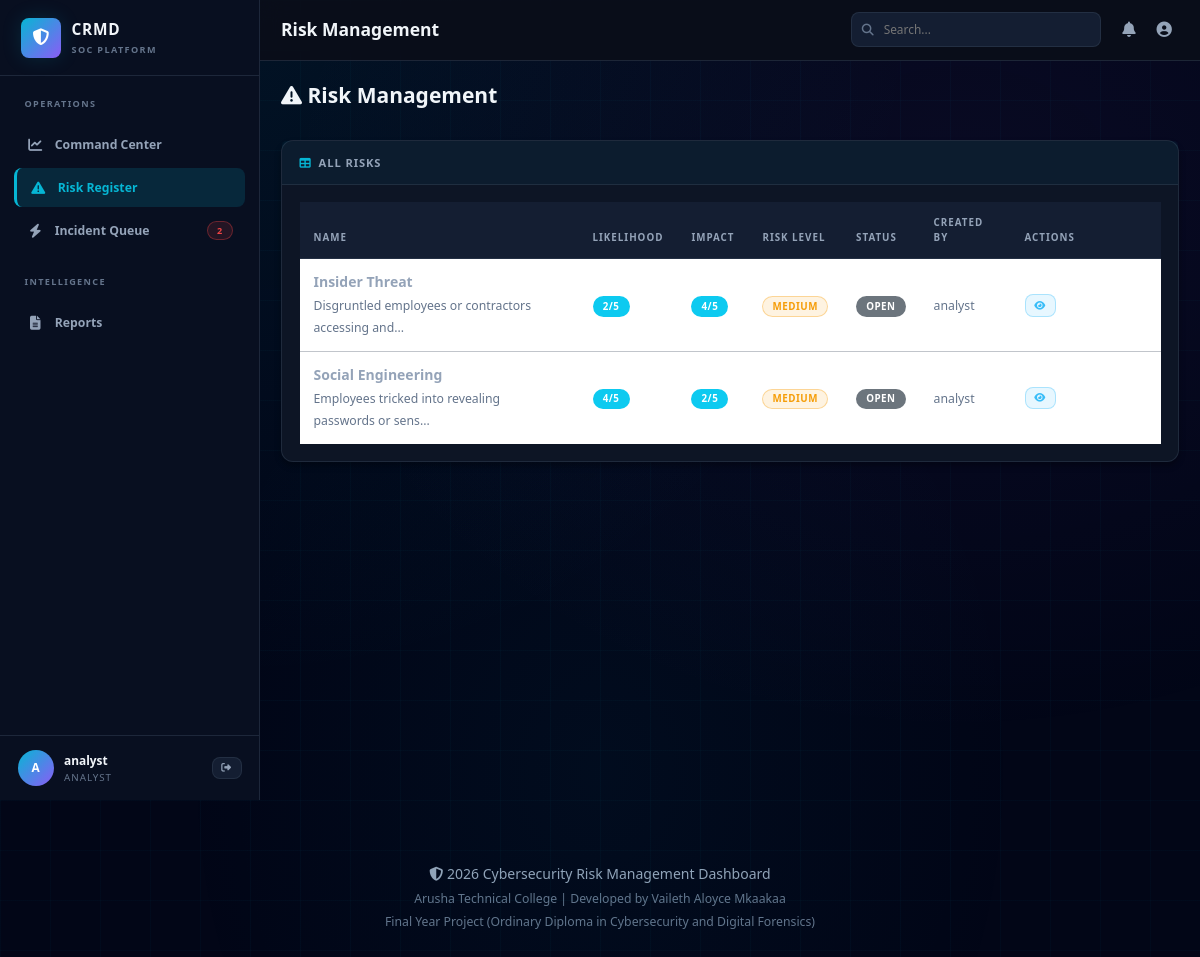
/risks.php (signed in), run on the app's committed database.
### tables this page shows
CREATE TABLE risks (
    id INT PRIMARY KEY AUTO_INCREMENT,
    name VARCHAR(255) NOT NULL,
    description TEXT NOT NULL,
    likelihood INT NOT NULL CHECK (likelihood >= 1 AND likelihood <= 5),
    impact INT NOT NULL CHECK (impact >= 1 AND impact <= 5),
    risk_level ENUM('Low', 'Medium', 'High', 'Critical') NOT NULL,
    status ENUM('Open', 'Mitigated', 'Closed') NOT NULL DEFAULT 'Open',
    created_by INT NULL,
    updated_by INT NULL,
    created_at TIMESTAMP DEFAULT CURRENT_TIMESTAMP,
    updated_at TIMESTAMP DEFAULT CURRENT_TIMESTAMP ON UPDATE CURRENT_TIMESTAMP,
    INDEX idx_status (status),
    INDEX idx_risk_level (risk_level),
    INDEX idx_created_by (created_by)
);

CREATE TABLE users (
    id INT PRIMARY KEY AUTO_INCREMENT,
    username VARCHAR(100) UNIQUE NOT NULL,
    password_hash VARCHAR(255) NOT NULL,
    role ENUM('admin', 'analyst', 'viewer') NOT NULL DEFAULT 'viewer',
    last_login TIMESTAMP NULL,
    failed_login_attempts INT DEFAULT 0,
    created_at TIMESTAMP DEFAULT CURRENT_TIMESTAMP,
    updated_at TIMESTAMP DEFAULT CURRENT_TIMESTAMP ON UPDATE CURRENT_TIMESTAMP
);

### includes/functions.php (called while the page is built, shortened)
<?php
function get_user_risks($pdo, $user_id) {
    try {
        $stmt = $pdo->prepare('
            SELECT r.*, u.username AS creator_name
            FROM risks r
            LEFT JOIN users u ON r.created_by = u.id
            WHERE r.created_by = :user_id
            ORDER BY r.created_at DESC
        ');
        $stmt->execute(['user_id' => $user_id]);
        return $stmt->fetchAll();
    } catch (PDOException $e) {
        error_log('Database Error: ' . $e->getMessage());
        return [];
    }
}
function esc($string) {
    return htmlspecialchars($string, ENT_QUOTES, 'UTF-8');
}
function get_risk_badge_class($level) {
    $classes = [
        'Critical' => 'badge-critical',
        'High' => 'badge-danger',
        'Medium' => 'badge-warning',
        'Low' => 'badge-success'
    ];
    return $classes[$level] ?? 'badge-secondary';
}

### risks.php (the view, shortened to what this page needs)
<?php
require_once __DIR__ . '/config/database.php';
require_once __DIR__ . '/includes/functions.php';
require_once __DIR__ . '/includes/header.php';
$action = $_GET['action'] ?? 'list';
$user_id = $_SESSION['user_id'] ?? null;
?>
<div class="row mb-4">
    <div class="col-lg-12">
        <div class="d-flex justify-content-between align-items-center">
            <h2><i class="fas fa-exclamation-triangle"></i> Risk Management</h2>
        </div>
    </div>
</div>
<?php if ($action === 'list'): ?>
    <div class="card">
        <div class="card-header">
            <i class="fas fa-table"></i> All Risks
        </div>
        <div class="card-body">
            <div class="table-responsive">
                <table class="table table-hover">
                    <thead>
                        <tr>
                            <th>Name</th>
                            <th>Likelihood</th>
                            <th>Impact</th>
                            <th>Risk Level</th>
                            <th>Status</th>
                            <th>Created By</th>
                            <th style="width: 150px;">Actions</th>
                        </tr>
                    </thead>
                    <tbody>
                        <?php
                        if (is_admin()) {
                            $risks = get_all_risks($pdo);
                        } else {
                            $risks = get_user_risks($pdo, $user_id);
                        }
                        if (!empty($risks)):
                            foreach ($risks as $r):
                        ?>
                            <tr>
                                <td>
                                    <strong><?php echo esc($r['name']); ?></strong><br>
                                    <small class="text-muted"><?php echo substr(esc($r['description']), 0, 50) . '...'; ?></small>
                                </td>
                                <td>
                                    <span class="badge bg-info"><?php echo $r['likelihood']; ?>/5</span>
                                </td>
                                <td>
                                    <span class="badge bg-info"><?php echo $r['impact']; ?>/5</span>
                                </td>
                                <td>
                                    <span class="badge <?php echo get_risk_badge_class($r['risk_level']); ?>">
                                        <?php echo $r['risk_level']; ?>
                                    </span>
                                </td>
                                <td>
                                    <span class="badge bg-secondary"><?php echo $r['status']; ?></span>
                                </td>
                                <td>
                                    <small class="text-muted"><?php echo esc($r['creator_name'] ?? 'System'); ?></small>
                                </td>
                                <td>
                                    <a href="?action=view&id=<?php echo $r['id']; ?>" class="btn btn-sm btn-info">
                                        <i class="fas fa-eye"></i>
                                    </a>
                                </td>
                            </tr>
                        <?php
                            endforeach;
                        endif; ?>
                    </tbody>
                </table>
            </div>
        </div>
    </div>
<?php endif; ?>
<?php require_once __DIR__ . '/includes/footer.php'; ?>

### data on the page
risks: name "Insider Threat", description "Disgruntled employees or contractors accessing and", likelihood "2", impact "4", risk_level "MEDIUM", status "OPEN", users.username "analyst"
risks: name "Social Engineering", description "Employees tricked into revealing passwords or sens", likelihood "4", impact "2", risk_level "MEDIUM", status "OPEN", users.username "analyst"

### other printed values
$openIncidents "2"
substr($_SESSION['username'] ?? 'U', 0, 1) "A"
$_SESSION['username'] "analyst"
$_SESSION['role'] "ANALYST"
$page_title "Risk Management"
